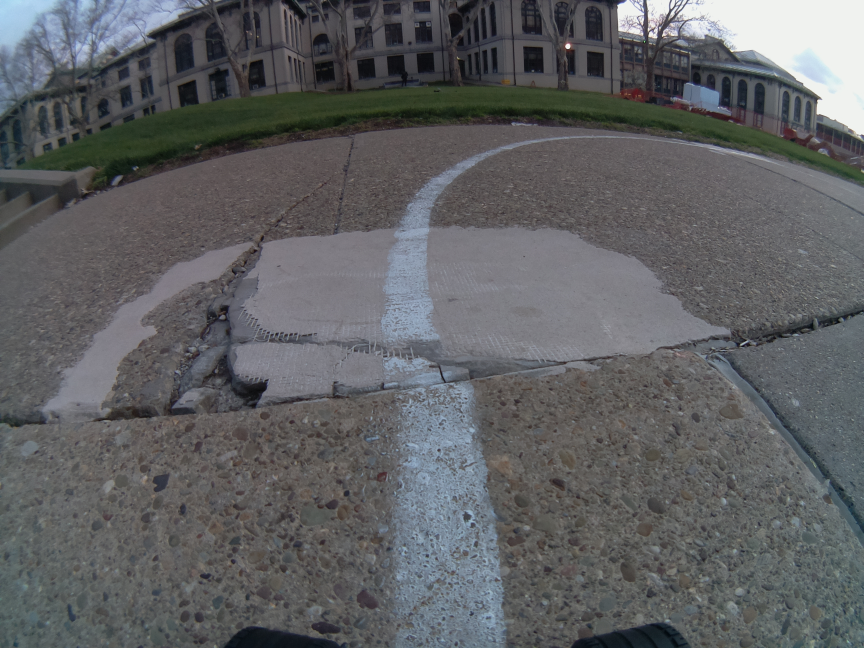
#> input picture test/11.jpg, 2592 x 1944 px (shown at 1/3 size); its folder holds 5 pictures in this run
$ python line_detector.py   (older library calls are emulated)
#> lines starting #> are read from the running program, lines starting #| are printed output that depends on the picture; after the words box and inside, x2 and y2 are one past the last pixel; in counts of white or black regions, pixels touching at a corner belong together; long printed decimals are rounded
### cv2_utils.py
import cv2
import numpy as np

import matplotlib.pyplot as plt
from skimage import exposure
from skimage import filters

from scipy.ndimage import gaussian_filter1d

# [22 lines left out: functions view_hist, calc_threshold, not called in this run]

# [27 lines of commented-out code are left out]

def rescale(img, pix=500):
    img_radius = np.min(img.shape[:2])
    return cv2.resize(img, dsize=(0, 0), fx=pix/img_radius, fy=pix/img_radius)

def cv2_view(t=0, **kwargs):
    for name,img in kwargs.items():
        print(f'displaying {name}')
        # cv2.imshow('img', img)
        # cv2_wait(t)

# [4 lines left out: function cv2_wait, not called in this run]

def bgr2gray(img):
    return cv2.cvtColor(img, cv2.COLOR_BGR2GRAY)

def bin2gray(img):
    return img.astype(np.uint8) * 255

def flatten_array(arr):
    return [x for sublist in arr for x in sublist]

### line_detector.py
import cv2
from cv2 import blur
import numpy as np
from cv2_utils import *

from skimage import filters

WAYPOINTS = []

class RowLines():
    def __init__(self, r, c_rngs):
        self.r = r
        self.c_rngs = c_rngs
        self.down_edges = [-1 for _ in range(len(c_rngs))]

    def draw_lines(self, orig):
        for c_rng in self.c_rngs:
            cv2.line(orig, (c_rng[0], self.r), (c_rng[1], self.r), (0, 0, 255), 1)

    def draw_interrow_lines(self, orig, prev_row_lines):
        for i in range(len(self.c_rngs)):
            for j in range(len(prev_row_lines.c_rngs)):
                c_rng = self.c_rngs[i]
                prev_c_rng = prev_row_lines.c_rngs[j]
                lo = max(c_rng[0], prev_c_rng[0])
                hi = min(c_rng[1], prev_c_rng[1])
                if lo < hi:
                    num_overlaps = hi - lo
                    if .8 * (c_rng[1] - c_rng[0]) < num_overlaps and .8 * (prev_c_rng[1] - prev_c_rng[0]) < num_overlaps:
                        curr_cntr = int(np.mean(c_rng))
                        prev_cntr = int(np.mean(prev_c_rng))
                        cv2.line(orig, (prev_cntr, prev_row_lines.r), (curr_cntr, self.r), (0, 255, 0), 3)
                        WAYPOINTS.append((curr_cntr, self.r))
                        self.down_edges[i] = j
                        break
        print(self.c_rngs)
        print(prev_row_lines.c_rngs)
        print(self.down_edges)

    def __repr__(self):
        return f'row_lines({self.r}, {self.c_rngs})'

def draw_lines(orig, segmented, r):
    lines = []
    line_start = -1
    length = 0
    for c in range(orig.shape[1]):
        if line_start == -1:
            line_start = c
        if segmented[r, c] == 255:
            length += 1
        else:
            if 15 < length:
                lines.append((line_start, c-1))
            line_start = -1
            length = 0
    return lines

img_idx = 11
while True:
    fname = f'test/{img_idx}.jpg'
    print(fname)
    orig = cv2.imread(fname)
#> orig is the input picture: shape (1944, 2592, 3); mean B, G, R 98.7, 96.5, 95.2
    if orig is None:
        break
    pix = 500
    orig = rescale(orig, pix=pix)
    cv2_view(orig=orig)

    gray = bgr2gray(orig)
    gray[:pix//5,:] = np.mean(gray)
#> gray: shape (500, 667); min 8, max 241, mean 96.9
    cv2_view(gray=gray)
    gray = cv2.blur(gray, (10,10))
    cv2_view(blur=gray)

    crop = gray[-int(gray.shape[0]*.5):,:]
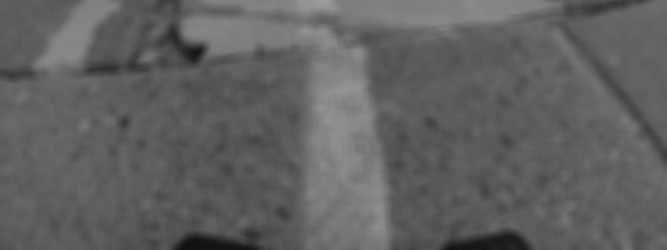
#> crop: shape (250, 667); min 17, max 158, mean 96.9
    thresh_val = np.percentile(crop, 90, axis=(0,1))
#> thresh_val = 126
    print(thresh_val)
#| 126.0

    # sobel curves
    blur_new = cv2.blur(gray, (5,5))
    edges = cv2.Sobel(blur_new,cv2.CV_8U,1,0,ksize=5)
    translation_matrix = np.float32([ [1,0,20], [0,1,0] ])
    edges[edges < np.percentile(edges, 95)] = 0
    edges[edges >= np.percentile(edges, 95)] = 255
    cv2_view(edges=edges)
    # shift right
    edges[:,20:] = edges[:,:-20]
    edges[:,:20] = 0
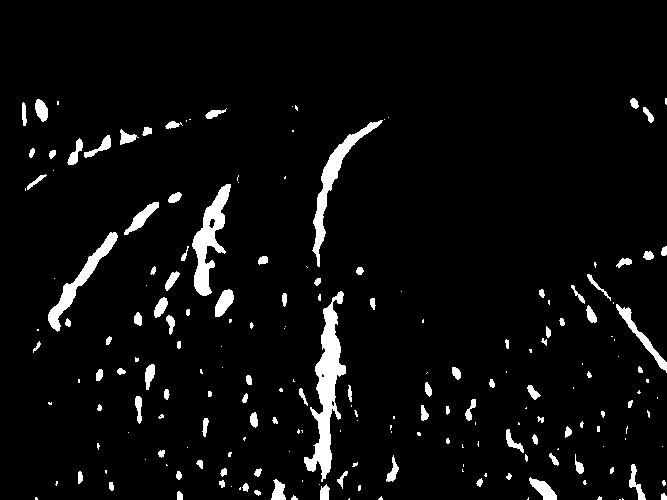
#> edges: shape (500, 667); 4.9% white; 202 white regions (101 under 20 px), largest, box (x1, y1, x2, y2) and area: (304, 291, 346, 482) 2929, (192, 184, 231, 296) 1748, (312, 120, 383, 267) 1532
    cv2_view(edges=edges)
    edges = bin2gray(np.bitwise_and(blur_new > thresh_val, edges))
#> in bin2gray, `return img.astype(np.uint8) * 255`: returned value: shape (500, 667); 1.5% white; 20 white regions (9 under 20 px), largest, box (x1, y1, x2, y2) and area: (316, 313, 346, 424) 1786, (48, 232, 117, 315) 929, (312, 154, 334, 262) 809
    print('this is cool')
    cv2_view(edges=edges)

    # globally segment lines generously
    val = filters.threshold_otsu(crop)
#> val = 107
    _, thresh_init = cv2.threshold(gray,val-5,255,cv2.THRESH_BINARY)
#> thresh_init: shape (500, 667); 21.6% white; 82 white regions (47 under 20 px), largest, box (x1, y1, x2, y2) and area: (181, 107, 667, 500) 55398, (516, 112, 667, 232) 7665, (33, 188, 190, 341) 5941
    gray[np.bitwise_and(thresh_init==0, edges==0)] = 0
    cv2_view(thresh=thresh_init)
    cv2_view(blur=gray)

    # cleanup stray bits
    print(np.std(gray), np.std(gray[thresh_init!=0]))
#| 50.416 11.365
    val = filters.threshold_otsu(gray[thresh_init!=0])-10
#> val = 109
    _, thresh_stray = cv2.threshold(gray,val,255,cv2.THRESH_BINARY)
#> thresh_stray: shape (500, 667); 17% white; 26 white regions (11 under 20 px), largest, box (x1, y1, x2, y2) and area: (183, 121, 560, 500) 48143, (35, 191, 188, 324) 4650, (538, 115, 667, 190) 2866
    gray[np.bitwise_and(thresh_stray==0, edges==0)] = 0
#> gray: shape (500, 667); min 0, max 173, mean 21.5
    cv2_view(thresh_stray=thresh_stray)

    # remove small segments
    min_size = pix * pix / 250
    nb_components, output, stats, centroids = cv2.connectedComponentsWithStats(
        gray, connectivity=8
    )
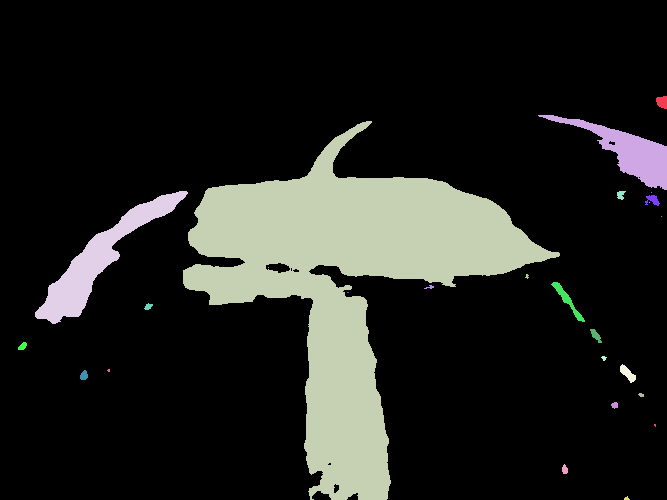
#> output: shape (500, 667) int32; 27 distinct labels, from 0 to 26; one colour per label, 0 black
#> nb_components = 27; stats = 27 rows, first 6: [0, 0, 667, 500, 276748], [656, 96, 11, 13, 114], [538, 115, 129, 75, 2866], [183, 121, 377, 379, 48143], [35, 191, 153, 133, 4650], [617, 191, 9, 9, 54]; centroids = 27 pairs, first value 22.24 to 661.7, second value 101.6 to 498.1
    sizes = stats[:, -1]
#> sizes = 27 values, max 276748 at index 0, min 1 at index 6, mean 12351.9
    max_label = 1
    for i in range(2, nb_components):
        if sizes[i] < min_size:
            gray[output == i] = 0
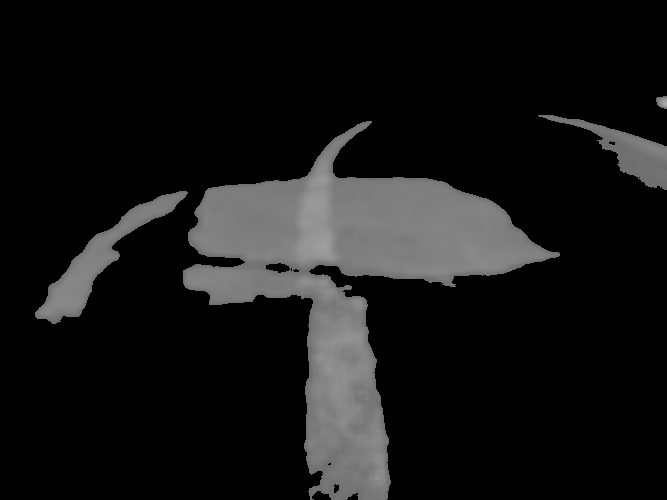
#> gray: shape (500, 667); min 0, max 173, mean 21.2

    cv2_view(gray=gray)
    gray = cv2.blur(gray, (5, 25))
    gray[gray!=0] = 255
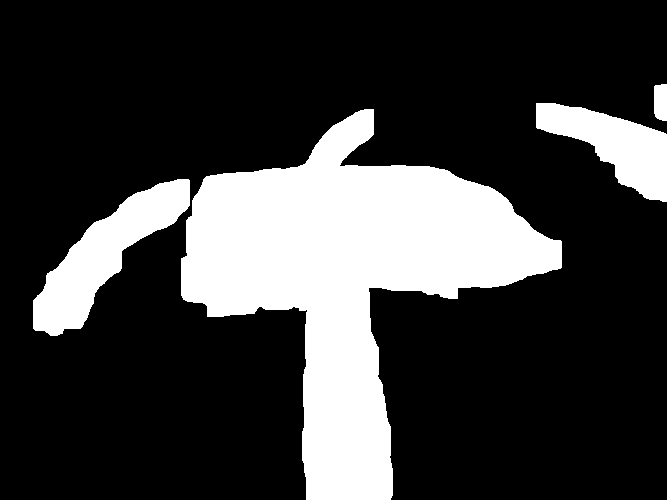
#> gray: shape (500, 667); 23.3% white; 4 white regions, box (x1, y1, x2, y2) and area: (181, 109, 562, 500) 61827, (33, 179, 190, 336) 9021, (536, 103, 667, 202) 6279, (654, 84, 667, 121) 452

    cv2_view(gray=gray)
    binary = gray

    # find midpoints

    # for each line
    # if too thick compared to previous,
    #   throw away points that are not white compared to previous line

    # if not many points around it, toss
    # partition points into sets with dist less than 50

    lines_by_row = []
    for r in range(0, orig.shape[0], 10):
        lines_by_row.append(RowLines(r, draw_lines(orig, binary, r)))
#> this loop made 50 passes
#> after the loop, lines_by_row = 50 items
    cv2_view(final=orig)

    for r in range(len(lines_by_row)):
        lines_by_row[r].draw_lines(orig)
#> this loop made 50 passes
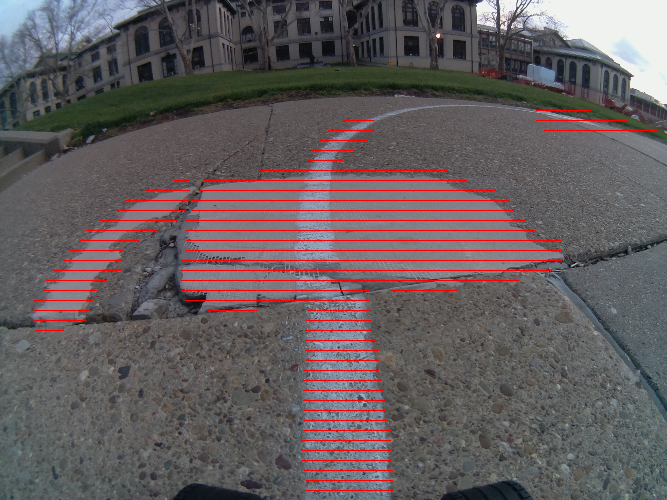
#> orig: shape (500, 667, 3); mean B, G, R 95.9, 93.9, 98.2

    for r in range(1, len(lines_by_row)):
        rp = len(lines_by_row)-r-1
        lines_by_row[rp].draw_interrow_lines(orig, lines_by_row[rp+1])
#> this loop made 49 passes
#> rp on passes 1 to 12: 48, 47, 46, 45, 44, 43, 42, 41, 40, 39, 38, 37
#> (printed output is left out)
#> orig: shape (500, 667, 3); 0.64% of pixels changed, all inside (x1, y1, x2, y2) = (57, 128, 376, 493)

    for pt in WAYPOINTS:
        cv2.circle(orig, (pt[0], pt[1]), 3, (255, 255, 0), -1)
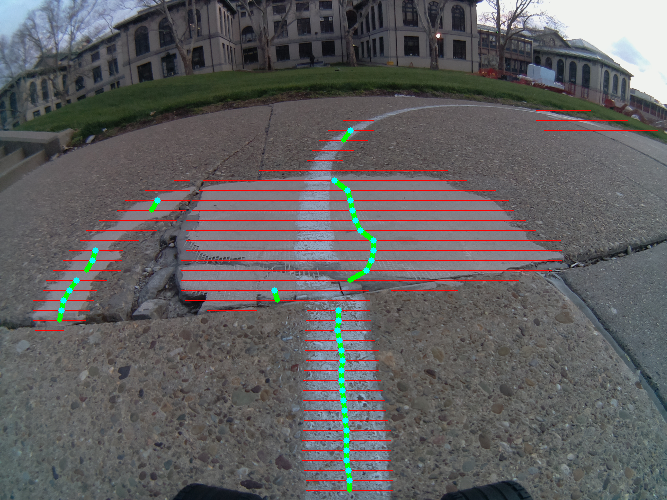
#> orig: shape (500, 667, 3); mean B, G, R 95.9, 94.8, 97.2


    # through away connected segments with fewer than 10 points

    # cntr_pts = []
    # for i, line in enumerate(flatten_array(lines_by_row)):
    #     cntr_pts.append([int(np.mean(line[1:])), line[0]])
    # cntr_pts = np.array(cntr_pts)

    # new_lines = lines
    # for i, line in enumerate(1, lines):
    #     prev_line_thickness = lines[i-1][2] - lines[i-1][1]
    #     line_thickness = lines[i][2] - lines[i][1]
    #     new_lines.append(line_thickness / prev_line_thickness)

    # count number of points within 5 pixels of pt in cntr_pts
    # cntr_pts_new = []
    # for i, pt in enumerate(cntr_pts):
    #     count = 0
    #     for j, pt2 in enumerate(cntr_pts):
    #         if i != j:
    #             if np.linalg.norm(pt-pt2) < 10:
    #                 count += 1
    #     print(count)
    #     if 4 < count:
    #         cntr_pts_new.append((pt[0], pt[1]))
    # cntr_pts = np.array(cntr_pts_new)

    # for line in lines:
    #     cv2.line(orig, (line[1], line[0]), (line[2], line[0]), (0, 0, 255), 1)


    # # lines = cv2.HoughLinesP(
    # #     edges, # Input edge image
    # #     1, # Distance resolution in pixels
    # #     np.pi/180, # Angle resolution in radians
    # #     threshold=100, # Min number of votes for valid line
    # #     minLineLength=5, # Min allowed length of line
    # #     maxLineGap=10 # Max allowed gap between line for joining them
    # # )
    # # Iterate over points
    # # lines = lines if lines is not None else None
    # # for points in lines:
    # #     # Extracted points nested in the list
    # #     x1,y1,x2,y2=points[0]
    # #     # Draw the lines joing the points
    # #     # On the original image
    # #     cv2.line(img, (x1,y1),(x2,y2),(0,255,0),2)
    # # cv2.imshow('img', img)
    # # cv2_wait()

    # # circ = blur.copy()
    # # circles = cv2.HoughCircles(circ, cv2.HOUGH_GRADIENT, 1, 100)
    # # # If some circle is found
    # # if circles is not None:
    # #     # Get the (x, y, r) as integers
    # #     circles = np.round(circles[0, :]).astype("int")
    # #     print(circles)
    # #     # loop over the circles
    # #     for (x, y, r) in circles:
    # #         cv2.circle(circ, (x, y), r, (0,255,0), 2)
    # # cv2.imshow("img",circ)
    # # cv2_wait()

    cv2_view(orig=orig)
    cv2.imwrite('results/%d.jpg' % img_idx, orig)
    img_idx += 1
#> pass 2 of the loop `while True:`:
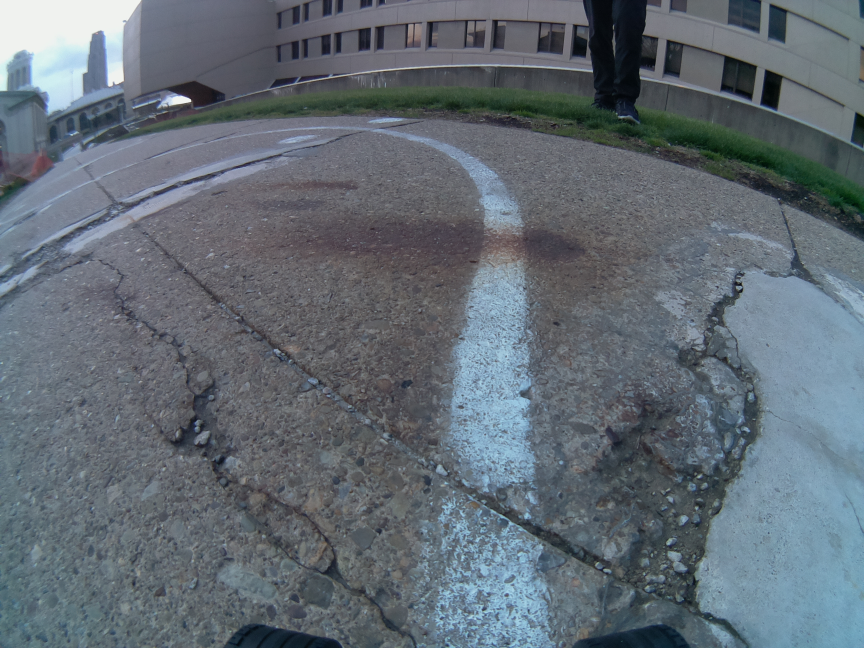
#> input picture test/12.jpg, 2592 x 1944 px (shown at 1/3 size)
#> orig is the input picture: shape (1944, 2592, 3); mean B, G, R 116.2, 107.6, 97.9
#> thresh_val = 148
#| 148.0
#> `val = filters.threshold_otsu(crop)`: val = 120
#> thresh_init: shape (500, 667); 22.2% white; 49 white regions (20 under 20 px), largest, box (x1, y1, x2, y2) and area: (540, 170, 667, 500) 30843, (0, 100, 255, 320) 18523, (344, 194, 417, 379) 10027
#| 57.661 13.758
#> `val = filters.threshold_otsu(gray[thresh_init!=0])-10`: val = 126
#> thresh_stray: shape (500, 667); 16.1% white; 25 white regions (11 under 20 px), largest, box (x1, y1, x2, y2) and area: (541, 209, 667, 500) 27738, (348, 197, 414, 377) 8804, (0, 103, 245, 197) 7967
#> `nb_components, output, stats, centroids = cv2.connectedComponentsWithS..`:
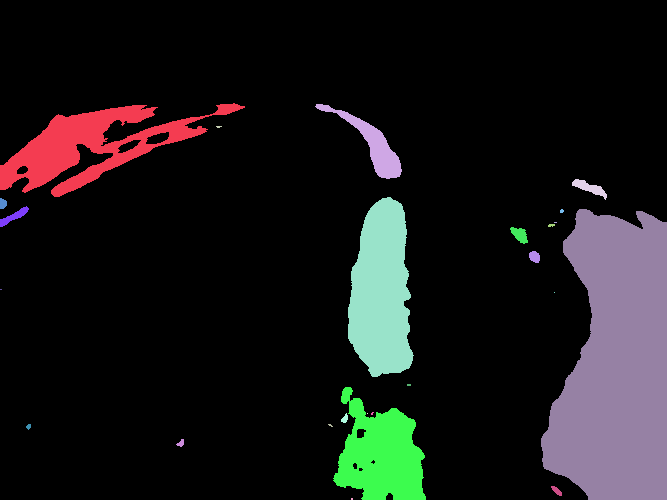
#> output: shape (500, 667) int32; 26 distinct labels, from 0 to 25; one colour per label, 0 black
#> nb_components = 26; stats = 26 rows, first 6: [0, 0, 667, 500, 279836], [0, 103, 245, 94, 7967], [315, 104, 87, 75, 1570], [216, 126, 6, 2, 9], [572, 179, 35, 21, 283], [348, 197, 66, 180, 8804]; centroids = 26 pairs, first value 0.5 to 616, second value 126.3 to 498.5
#> sizes = 26 values, max 279836 at index 0, min 1 at index 15, mean 12826.9
#> the loop `for r in range(0, orig.shape[0], 10):` made 50 passes
#> the loop `for r in range(len(lines_by_row)):` made 50 passes
#> the loop `for r in range(1, len(lines_by_row)):` made 49 passes
#> (printed output is left out)
#> after the loop `for pt in WAYPOINTS:`:
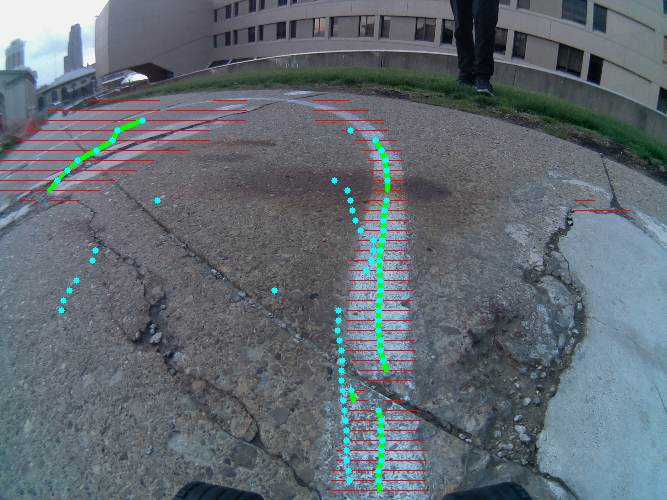
#> orig: shape (500, 667, 3); mean B, G, R 114.5, 107.2, 98.1
